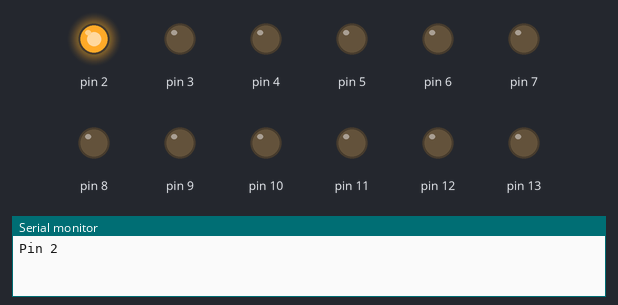
Simulated run of this sketch. Board: Arduino Uno, built with avr-gcc and run on an emulated ATmega328P. Shown: output pins drawn as LEDs (lit = HIGH), the last lines printed to the serial monitor.

Above: at 0.5 s.
At 3.5 s:
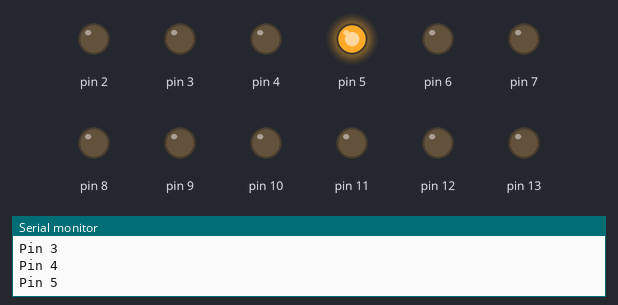
At 5.5 s:
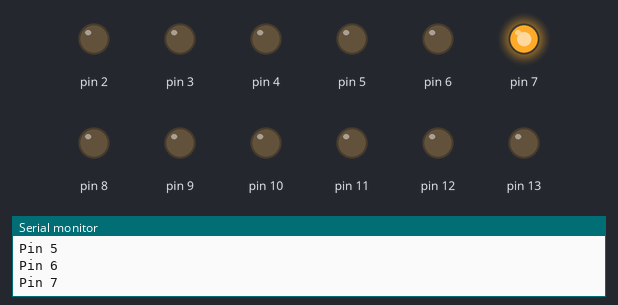
At 7.5 s:
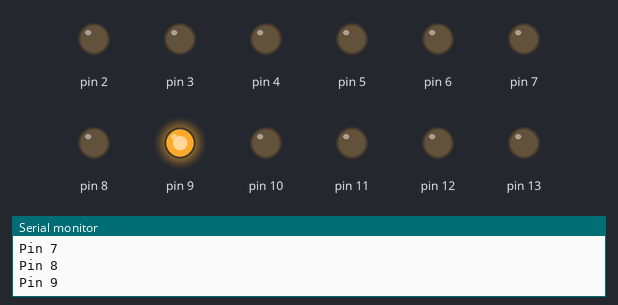
At 10.5 s:
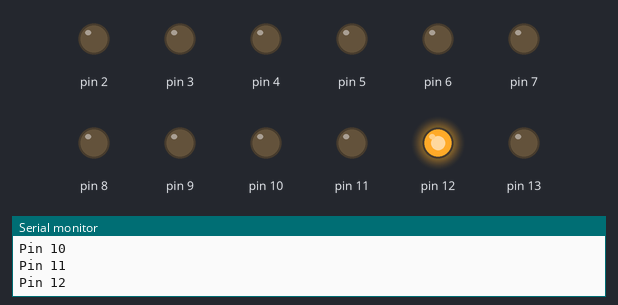
At 14.5 s:
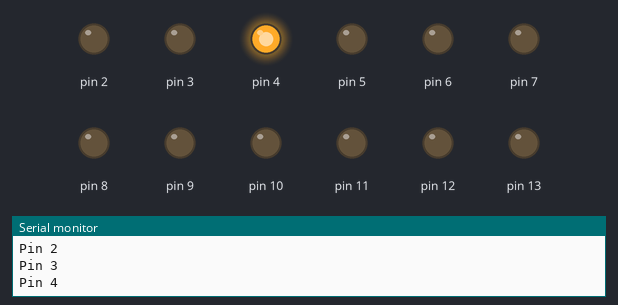
Timing chart, 0 to 15.6 s (numbered marks = the images above):
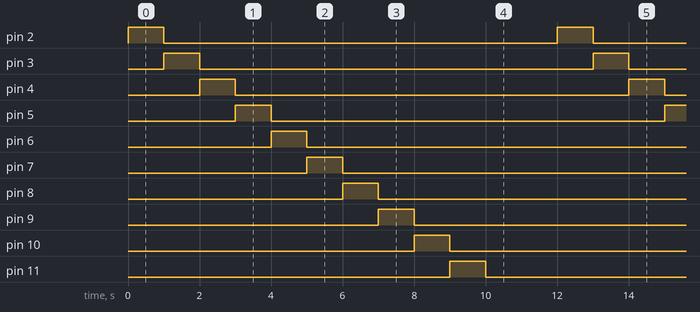

The sketch:

pin_scan_led.ino
```cpp
void setup() {
  Serial.begin(115200);
  for (int p = 2; p <= 13; p++) {
    pinMode(p, OUTPUT);
  }
}

void loop() {
  for (int p = 2; p <= 13; p++) {
    Serial.print("Pin ");
    Serial.println(p);
    digitalWrite(p, HIGH);
    delay(1000);
    digitalWrite(p, LOW);
  }
}
```

Measured:
- by itself, pin 2–13: alternates HIGH for 1.0 s and LOW for 11.0 s
- by itself, everything shown: repeats every 12.0 s, in 13 steps
